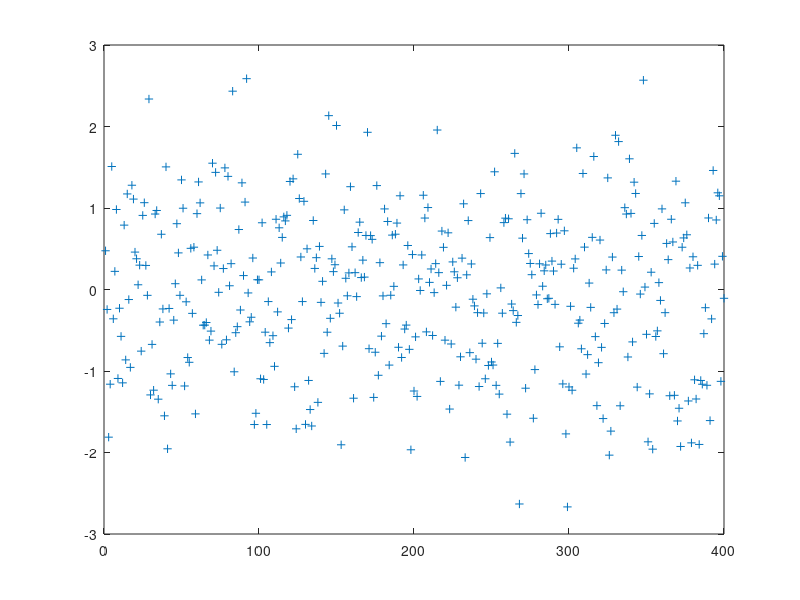

The MATLAB source for this figure:
%% Blackmore GNC06 Particle Approach Code
% Coder: Vignesh Sivaramakrishnan
% Date: 6/29/2018

% NOTE: If other figures and workspace variables need to be present please
% comment out the following line!
clear, clc, close all

%% Initial Model Specifications: 
% Section gives specifics with regard to disturbances, initial conditions,
% and other important model parameters.

% Initial system matricies.

    % sampling time of the discrete system
    delT = 0.25;
    % A matrix of the 2D double integrator
    A = [ 1 delT 0    0;
          0    1 0    0;
          0    0 1 delT;
          0    0 0    1;];
    % B matrix of the 2D double integrator
    B = [0.5*delT^2          0; 
               delT          0; 
                  0 0.5*delT^2;
                  0       delT;];

% Number of particles to generate. 
    N = 100; 
    
% Time Horizon
    T = 30;
    
% Randomly generate the disturbance vector from the standard normal
    W = mvnrnd(zeros(1,length(A)*N),eye(length(A)*N))';
    plot(W(:),'+')

%% Generate samples
% Section generates samples according to BlackmoreGNC06 to be used in the
% optimization problem. 

% Consider the initial state is known:

    x0 = [1,0,2,0]';

%% Run optimization problem for an optimal control policy
% We run a control policy to determine

